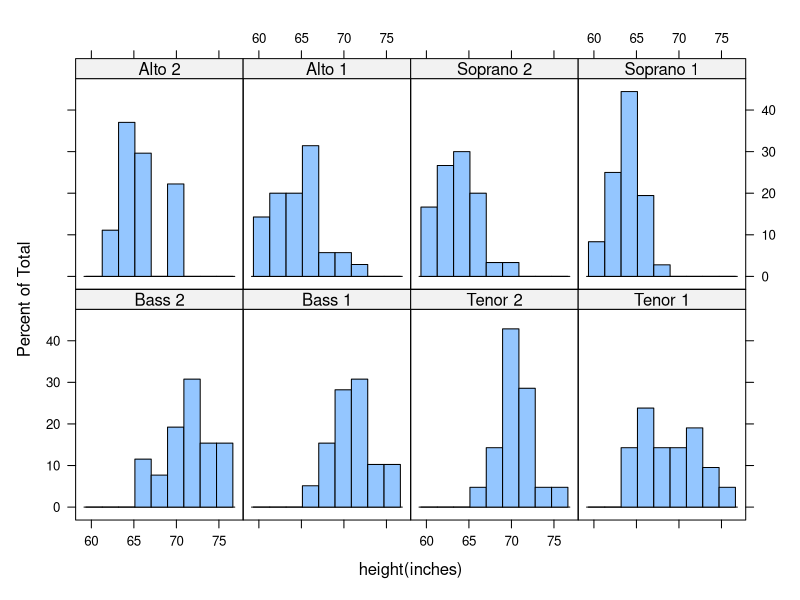

Write the R code that produced this figure. (Note: this script raises an error after producing the figure.)
## lattice package
library(lattice)
data(singer)
histogram(~height|voice.part,data=singer, xlab="height(inches)")
# voice.part is conditional variable
# y~x | A*B 이며 single일 경우는 ~x 형태, y~x는 numeric,  A*B는 factor
ggplot(singer,aes(height,fill=voice.part))+geom_bar(color="black",stat="bin",binwidth=2)+facet_grid(voice.part~.)

attach(mtcars)
gear<-factor(gear,levels=c(3,4,5),labels=c("3 gears", "4 gears", "5 gears"))
cyl<-factor(cyl,levels=c(4,6,8), labels=c("4 cyls", "6 cyls", "8 cyls"))
densityplot(~mpg,xlab="MPG")
densityplot(~mpg|cyl, main="density plot by # of cyliners", xlab="MPG")
bwplot(cyl~mpg|gear, main="boxplot by cylinders and gears")
xyplot(mpg~wt|cyl*gear, main="scatterplot by cylinders and gears")
cloud(mpg~wt*qsec | cyl, main="3D scatter plot by cylinders")
dotplot(cyl~mpg | gear)
splom(mtcars[c(1,3,4,5,6)], main="scatter plot matrix for mtcars data")
detach(mtcars)
ggplot(mtcars,aes(mpg))+geom_density()+xlim(0,45)
ggplot(mtcars,aes(mpg))+geom_density()+facet_grid(.~cyl)+xlim(0,45)
ggplot(mtcars,aes(mpg,wt,color=factor(cyl),fill=factor(cyl)))+geom_point()+facet_grid(.~gear)

mygraph<-densityplot(~height|voice.part,data=singer)
mygraph
update(mygraph,col="red",pch="16",cex=.8,jitter=.05, lwd=2)

str(mtcars)
displacement<-equal.count(mtcars$disp, number=3, overlap=0)
# disp 필드값을 중복되지 않고 3구간으로 나누어 동일한 개수로  
xyplot(mpg~wt|displacement, data=mtcars, main="MPG vs. Weight by engine displacement", layout=c(3,1), aspect=1.5) 
# 3 columns 1 row, aspect ratio(height/width)
ggplot(mtcars,aes(wt,mpg,size=disp))+geom_point()